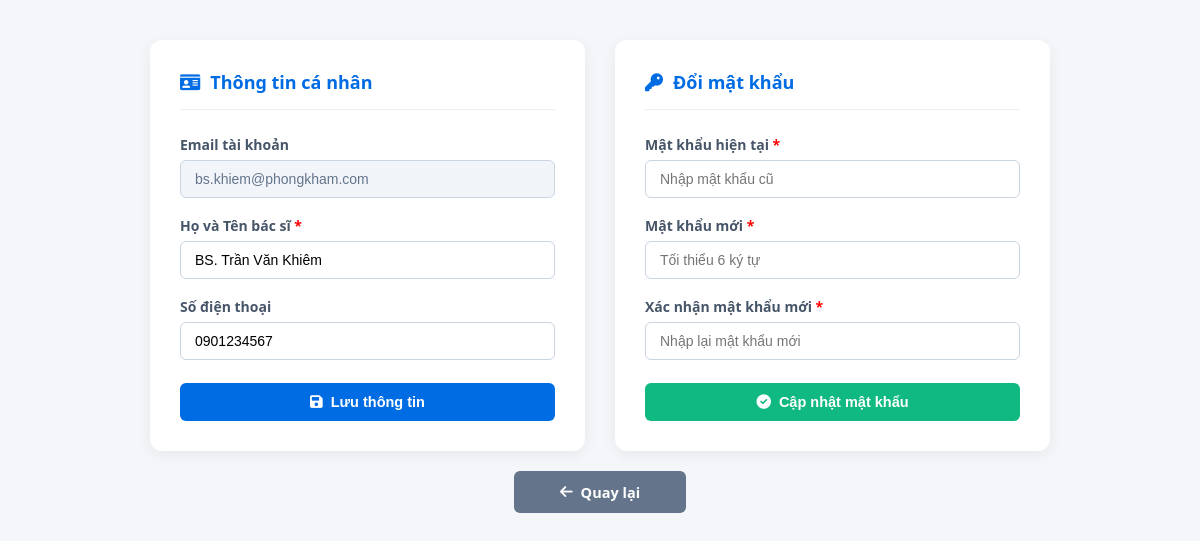
The app's page /backend/doctor/doctor_profile.php (signed in) with its own data.
### tables this page shows
CREATE TABLE IF NOT EXISTS `bacsi` (
  `MaBacSi` int UNSIGNED NOT NULL AUTO_INCREMENT,
  `MaUser` int UNSIGNED DEFAULT NULL,
  `HoTen` varchar(100) NOT NULL,
  `SoDienThoai` varchar(15) DEFAULT NULL,
  `MaChuyenKhoa` int UNSIGNED DEFAULT NULL,
  `TrangThai` enum('NhanLich','KhongNhanLich','NghiPhep') DEFAULT 'NhanLich',
  `anh_dai_dien` varchar(255) DEFAULT NULL,
  `gioithieu_banthan` text,
  PRIMARY KEY (`MaBacSi`),
  KEY `bacsi_mauser_foreign` (`MaUser`),
  KEY `bacsi_machuyenkhoa_foreign` (`MaChuyenKhoa`)
);

CREATE TABLE IF NOT EXISTS `users` (
  `MaUser` int UNSIGNED NOT NULL AUTO_INCREMENT,
  `Email` varchar(100) NOT NULL,
  `MatKhau` varchar(255) NOT NULL,
  `Role` enum('Admin','BacSi','BenhNhan') NOT NULL,
  `verification_token` varchar(64) DEFAULT NULL,
  `email_verified_at` timestamp NULL DEFAULT NULL,
  `reset_token` varchar(255) DEFAULT NULL,
  `reset_token_expires_at` timestamp NULL DEFAULT NULL,
  `TrangThaiEmail` enum('ChuaXacThuc','DaXacThuc') DEFAULT 'ChuaXacThuc',
  `MaXacThucEmail` varchar(100) DEFAULT NULL,
  `ThoiGianHetHanMaXacThuc` datetime DEFAULT NULL,
  `ResetToken` varchar(100) DEFAULT NULL,
  `ResetTokenExpire` datetime DEFAULT NULL,
  `TrangThaiToken` enum('ChuaSuDung','DaSuDung') DEFAULT 'ChuaSuDung',
  `Created_at` timestamp NULL DEFAULT CURRENT_TIMESTAMP,
  PRIMARY KEY (`MaUser`),
  UNIQUE KEY `users_email_unique` (`Email`)
);

### backend/doctor/doctor_profile.php (the view, shortened to what this page needs)
<?php
include '../config/connect.php';
$ma_user = $_SESSION['user_id'];
$sql_bs = "SELECT bs.*, u.Email, u.MatKhau
           FROM bacsi bs
           INNER JOIN users u ON bs.MaUser = u.MaUser
           WHERE bs.MaUser = '$ma_user'";
$res_bs = $conn->query($sql_bs);
$doctor = $res_bs->fetch_assoc();
?>
<!DOCTYPE html>
<html lang="vi">
<head>
    <link rel="stylesheet" href="https://cdnjs.cloudflare.com/ajax/libs/font-awesome/6.0.0/css/all.min.css">
<link rel="stylesheet" href="css/profile.css">
</head>
<body>
<div class="profile-wrapper">
    <div class="card">
        <div class="header-title">
            <i class="fas fa-id-card"></i> Thông tin cá nhân
        </div>
        <form method="POST" action="">
            <div class="form-group">
                <label>Email tài khoản</label>
                <input type="text" value="<?= htmlspecialchars($doctor['Email']) ?>" disabled>
            </div>
            <div class="form-group">
                <label>Họ và Tên bác sĩ <span style="color:red">*</span></label>
                <input type="text" name="HoTen" value="<?= htmlspecialchars($doctor['HoTen']) ?>" required>
            </div>
            <div class="form-group">
                <label>Số điện thoại</label>
                <input type="text" name="SoDienThoai" value="<?= htmlspecialchars($doctor['SoDienThoai'] ?? '') ?>">
            </div>
            <button type="submit" class="btn btn-save">
                <i class="fas fa-save"></i> Lưu thông tin
            </button>
        </form>
    </div>
    <div class="card">
        <div class="header-title">
            <i class="fas fa-key"></i> Đổi mật khẩu
        </div>
        <form method="POST" action="">
            <div class="form-group">
                <label>Mật khẩu hiện tại <span style="color:red">*</span></label>
                <input type="password" name="old_password" required placeholder="Nhập mật khẩu cũ">
            </div>
            <div class="form-group">
                <label>Mật khẩu mới <span style="color:red">*</span></label>
                <input type="password" name="new_password" required placeholder="Tối thiểu 6 ký tự">
            </div>
            <div class="form-group">
                <label>Xác nhận mật khẩu mới <span style="color:red">*</span></label>
                <input type="password" name="confirm_password" required placeholder="Nhập lại mật khẩu mới">
            </div>
            <button type="submit" class="btn btn-save" style="background-color: #10b981;">
                <i class="fas fa-check-circle"></i> Cập nhật mật khẩu
            </button>
        </form>
    </div>
</div>
<a href="doctor_dashboard.php" class="btn btn-back">
    <i class="fas fa-arrow-left"></i> Quay lại
</a>
</body>
</html>

### backend/doctor/css/profile.css (style rules this page uses)
:root { --primary: #006ce3; --bg: #f4f6f9; --text: #334155; --border: #cbd5e1; }
body { font-family: 'Segoe UI', sans-serif; background-color: var(--bg); margin: 0; padding: 40px 20px; color: var(--text); }
.profile-wrapper { max-width: 900px; margin: 0 auto; display: grid; grid-template-columns: 1fr 1fr; gap: 30px; }
.card { background: #fff; padding: 30px; border-radius: 12px; box-shadow: 0 4px 15px rgba(0,0,0,0.06); height: fit-content; }
.header-title { display: flex; align-items: center; gap: 10px; font-size: 18px; color: var(--primary); border-bottom: 1px solid #eee; padding-bottom: 15px; margin-bottom: 25px; font-weight: bold; }
.form-group { margin-bottom: 18px; }
.form-group label { display: block; margin-bottom: 6px; font-weight: 600; font-size: 14px; color: #475569; }
.form-group input { width: 100%; padding: 10px 14px; border: 1px solid var(--border); border-radius: 6px; box-sizing: border-box; font-size: 14px; }
.form-group input:disabled { background-color: #f1f5f9; color: #64748b; cursor: not-allowed; }
.btn { display: inline-flex; align-items: center; justify-content: center; gap: 8px; width: 100%; padding: 11px; border: none; border-radius: 6px; font-weight: bold; font-size: 14.5px; cursor: pointer; text-decoration: none; transition: background 0.2s; }
.btn-save { background: var(--primary); color: white; margin-top: 5px; }
.btn-back { background: #64748b; color: white; max-width: 150px; margin: 20px auto 0 auto; display: flex; }

### records on screen
bacsi: Email "bs.khiem@phongkham.com", HoTen "BS. Trần Văn Khiêm", SoDienThoai "0901234567"
